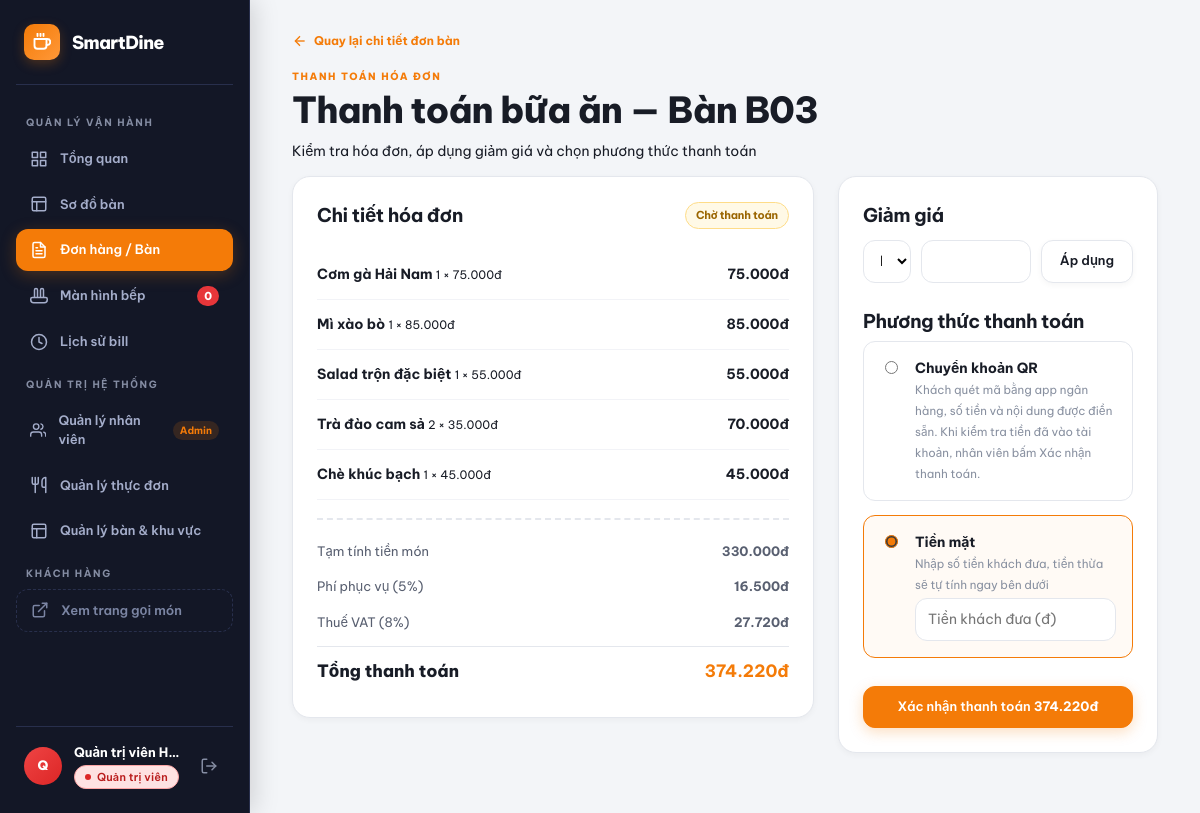
The app's page /index.php?page=payment&table=B03 (signed in) with its own data.
### tables this page shows
CREATE TABLE `order_items` (
  `id` int(11) NOT NULL AUTO_INCREMENT,
  `order_id` int(11) NOT NULL,
  `item_name` varchar(100) NOT NULL,
  `unit_price` int(11) NOT NULL,
  `qty` int(11) NOT NULL DEFAULT 1,
  `note` varchar(255) DEFAULT NULL,
  `status` enum('unsent','pending','cooking','done','served','cancelled') NOT NULL DEFAULT 'unsent',
  `sent_by` int(11) DEFAULT NULL,
  `sent_at` datetime DEFAULT NULL,
  `cancelled_at` datetime DEFAULT NULL,
  `created_at` datetime DEFAULT current_timestamp(),
  PRIMARY KEY (`id`),
  KEY `idx_items_order` (`order_id`),
  CONSTRAINT `fk_items_order` FOREIGN KEY (`order_id`) REFERENCES `orders` (`id`) ON DELETE CASCADE
);

### includes/http.php (called while the page is built, shortened)
<?php
function escapeHtml($value): string {
    return htmlspecialchars((string) $value, ENT_QUOTES, 'UTF-8');
}

### config/billing.php (called while the page is built)
<?php
return [
    'vat_rate'          => 0.08,
    'service_fee_rate'  => 0.05,
    'excluded_statuses' => ['cancelled'],
];

### includes/billing.php (called while the page is built, shortened)
<?php
function getBillingConfig(): array {
    static $config = null;
    if ($config === null) {
        $config = require __DIR__ . '/../config/billing.php';
    }
    return $config;
}
function calculateBill(array $items, array $discount = [], ?array $config = null): array {
    $config = $config ?? getBillingConfig();
    $lines    = buildBillLines($items, $config['excluded_statuses']);
    $subtotal = array_sum(array_column($lines, 'amount'));
    $discountType   = $discount['type'] ?? DISCOUNT_NONE;
    $discountValue  = (int) ($discount['value'] ?? 0);
    $discountAmount = calculateDiscountAmount($subtotal, $discountType, $discountValue);
    $afterDiscount = $subtotal - $discountAmount;
    $serviceFee    = roundMoney($afterDiscount * $config['service_fee_rate']);
    $taxable       = $afterDiscount + $serviceFee;
    $vat           = roundMoney($taxable * $config['vat_rate']);
    return [
        'lines'           => $lines,
        'subtotal'        => $subtotal,
        'discount_type'   => $discountType,
        'discount_value'  => $discountType === DISCOUNT_NONE ? 0 : $discountValue,
        'discount_amount' => $discountAmount,
        'service_fee'     => $serviceFee,
        'vat'             => $vat,
        'total'           => $taxable + $vat,
        'vat_rate'        => $config['vat_rate'],
        'service_rate'    => $config['service_fee_rate'],
    ];
}
function buildBillLines(array $items, array $excludedStatuses): array {
    $lines = [];
    foreach ($items as $item) {
        $price = (int) ($item['price'] ?? 0);
        $qty   = (int) ($item['qty'] ?? 0);
        $lines[] = [
            'name'   => (string) ($item['name'] ?? ''),
            'price'  => $price,
            'qty'    => $qty,
            'amount' => $price * $qty,
        ];
    }
    return $lines;
}
function calculateDiscountAmount(int $subtotal, string $type, int $value): int {
    switch ($type) {
        case DISCOUNT_NONE:
            return 0;
    }
}
function roundMoney(float $amount): int {
    return (int) round($amount, 0, PHP_ROUND_HALF_UP);
}
function formatMoney(int $amount): string {
    return number_format($amount, 0, ',', '.') . 'đ';
}

### includes/orders.php (called while the page is built, shortened)
<?php
require_once __DIR__ . '/billing.php';
require_once __DIR__ . '/http.php';
function normalizeTableCode(?string $tableCode): string {
    return preg_match('/^[A-Z]\d{2}$/', (string) $tableCode) ? $tableCode : 'B05';
}
function fetchTableItems(PDO $pdo, string $tableCode): array {
    $stmt = $pdo->prepare("
        SELECT i.`id`, i.`item_name` AS `name`, i.`unit_price` AS `price`, i.`qty`, i.`note`, i.`status`, i.`sent_at`
        FROM `order_items` i
        JOIN `orders` o ON o.`id` = i.`order_id`
        WHERE o.`table_code` = ? AND o.`status` = 'open'
        ORDER BY i.`id`
    ");
    $stmt->execute([$tableCode]);
    return $stmt->fetchAll();
}
function formatInvoiceCode(int $orderId): string {
    return 'HD' . str_pad((string) $orderId, 6, '0', STR_PAD_LEFT);
}

### includes/checkout.php (called while the page is built, shortened)
<?php
require_once __DIR__ . '/orders.php';
function findCheckoutBlockers(array $items): array {
    $blockers = [];
    return $blockers;
}
function fetchOpenOrderId(PDO $pdo, string $tableCode): ?int {
    $stmt = $pdo->prepare("SELECT `id` FROM `orders` WHERE `table_code` = ? AND `status` = 'open' ORDER BY `id` DESC LIMIT 1");
    $stmt->execute([$tableCode]);
    $orderId = $stmt->fetchColumn();
    return $orderId === false ? null : (int) $orderId;
}

### config/restaurant.php (called while the page is built)
<?php
return [
    'name'       => 'SMARTDINE RESTAURANT',
    'address'    => '123 Nguyễn Huệ, Quận 1, TP. Hồ Chí Minh',
    'phone'      => '0900 000 000',
    'payment_qr' => 'assets/images/payment-qr.svg',
    'bank'       => [
        'bin'          => '970422',
        'name'         => 'MB Bank',
        'account_no'   => '0000000000',
        'account_name' => 'NGUYEN VAN A',
    ],
];

### includes/restaurant.php (called while the page is built)
<?php
function getRestaurantInfo(): array {
    return require __DIR__ . '/../config/restaurant.php';
}

### includes/vietqr.php (called while the page is built, shortened)
<?php
require_once __DIR__ . '/orders.php';
require_once __DIR__ . '/restaurant.php';
function formatTransferContent(int $orderId, string $tableCode): string {
    return formatInvoiceCode($orderId) . ' Ban ' . $tableCode;
}
function emvField(string $id, string $value): string {
    return $id . str_pad((string) strlen($value), 2, '0', STR_PAD_LEFT) . $value;
}
function crc16Ccitt(string $data): string {
    $crc = 0xFFFF;
    for ($i = 0, $length = strlen($data); $i < $length; $i++) {
        $crc ^= ord($data[$i]) << 8;
        for ($bit = 0; $bit < 8; $bit++) {
            $crc = ($crc & 0x8000) ? (($crc << 1) ^ 0x1021) : ($crc << 1);
            $crc &= 0xFFFF;
        }
    }
    return strtoupper(str_pad(dechex($crc), 4, '0', STR_PAD_LEFT));
}
function buildVietQrPayload(string $bankBin, string $accountNo, int $amount, string $content): string {
    $content  = substr(preg_replace('/[^A-Za-z0-9 ]/', '', $content), 0, 25);
    $merchant = emvField('00', 'A000000727')
        . emvField('01', emvField('00', $bankBin) . emvField('01', $accountNo))
        . emvField('02', 'QRIBFTTA');
    $payload = emvField('00', '01')
        . emvField('01', '12')
        . emvField('38', $merchant)
        . emvField('53', '704')
        . emvField('54', (string) $amount)
        . emvField('58', 'VN')
        . emvField('62', emvField('08', $content));
    $payload .= '6304';
    return $payload . crc16Ccitt($payload);
}
function buildInvoiceQrPayload(?int $orderId, string $tableCode, int $amount): string {
    $bank = getRestaurantInfo()['bank'];
    return buildVietQrPayload($bank['bin'], $bank['account_no'], $amount, formatTransferContent($orderId, $tableCode));
}

### pages/payment.php (the view, shortened to what this page needs)
<?php
require_once __DIR__ . '/../includes/bill-summary.php';
require_once __DIR__ . '/../includes/checkout.php';
require_once __DIR__ . '/../includes/receipt.php';
require_once __DIR__ . '/../includes/vietqr.php';
$tableCode  = normalizeTableCode($_GET['table'] ?? null);
$paymentUrl = 'index.php?page=payment&table=' . $tableCode;
$isPost        = $_SERVER['REQUEST_METHOD'] === 'POST';
$discountType  = $isPost ? ($_POST['discount_type'] ?? DISCOUNT_NONE) : DISCOUNT_NONE;
$discountValue = $isPost ? (int) ($_POST['discount_value'] ?? 0) : 0;
$method        = $isPost && isset(PAYMENT_METHODS[$_POST['pay'] ?? '']) ? $_POST['pay'] : 'cash';
$cashReceived  = $isPost ? (int) ($_POST['cash_received'] ?? 0) : 0;
$items    = [];
$invoice  = null;
$blockers = [];
$orderId  = null;
try {
    $pdo = getOrdersDb();
    if ($invoice === null) {
        $items    = fetchTableItems($pdo, $tableCode);
        $blockers = findCheckoutBlockers($items);
        $orderId  = fetchOpenOrderId($pdo, $tableCode);
    }
} catch (RuntimeException | PDOException $e) {
    error_log('payment page: ' . $e->getMessage());
    $error = 'Không xử lý được thanh toán, vui lòng thử lại.';
}
$isPaid = $invoice !== null;
if ($isPaid) {
    $bill         = $invoice['bill'];
    $method       = $invoice['method'];
    $cashReceived = $invoice['cash_received'];
    $change       = $invoice['change'];
} else {
    try {
        $bill = calculateBill($items, ['type' => $discountType, 'value' => $discountValue]);
    } catch (InvalidArgumentException $e) {
        $error         = $e->getMessage();
        $discountType  = DISCOUNT_NONE;
        $discountValue = 0;
        $bill          = calculateBill($items);
    }
    $change = 0;
}
$qrPayload = $isPaid ? '' : buildInvoiceQrPayload($orderId, $tableCode, $bill['total']);
?>
<section class="page-heading">
  <div class="back-nav-row">
    <a class="back-link no-print" href="index.php?page=table-order&table=<?= escapeHtml($tableCode) ?>">
      <svg width="16" height="16" viewBox="0 0 24 24" fill="none" stroke="currentColor" stroke-width="2"><line x1="19" y1="12" x2="5" y2="12"></line><polyline points="12 19 5 12 12 5"></polyline></svg>
      <span>Quay lại chi tiết đơn bàn</span>
    </a>
  </div>
  <span class="eyebrow">THANH TOÁN HÓA ĐƠN</span>
  <h1>Thanh toán bữa ăn — Bàn <?= escapeHtml($tableCode) ?></h1>
  <p>Kiểm tra hóa đơn, áp dụng giảm giá và chọn phương thức thanh toán</p>
</section>
<?php if (empty($bill['lines'])): ?>
  <section class="panel empty-state">
    <h3>Bàn <?= escapeHtml($tableCode) ?> chưa có món nào để thanh toán</h3>
    <a class="btn" href="index.php?page=staff">Về sơ đồ bàn</a>
  </section>
<?php else: ?>
<div class="two-col payment-layout">
  <section class="panel">
    <div class="panel-title">
      <h2>Chi tiết hóa đơn</h2>
      <?php if ($isPaid): ?>
        <span class="status status-ready">Đã thanh toán</span>
      <?php else: ?>
        <span class="status status-pending">Chờ thanh toán</span>
      <?php endif; ?>
    </div>
    <div class="bill-line-items">
      <?php foreach ($bill['lines'] as $line): ?>
        <div class="line-item">
          <div>
            <b><?= escapeHtml($line['name']) ?></b>
            <small><?= escapeHtml($line['qty']) ?> × <?= formatMoney($line['price']) ?></small>
          </div>
          <b><?= formatMoney($line['amount']) ?></b>
        </div>
      <?php endforeach; ?>
    </div>
    <div class="bill-summary-box" id="bill-summary">
      <?= renderBillSummary($bill) ?>
    </div>
  </section>
  <?php if ($isPaid): ?>
    <section class="panel payment-success">
      <h2>Thanh toán thành công</h2>
      <p class="muted">Mã hóa đơn <b><?= escapeHtml($invoice['code']) ?></b> · <?= escapeHtml($invoice['paid_at']) ?> · Thu ngân: <?= escapeHtml($invoice['cashier']) ?></p>
      <p class="muted">Phương thức: <?= escapeHtml(PAYMENT_METHODS[$method]) ?></p>
      <div class="summary-row"><span>Đã thanh toán</span><b><?= formatMoney($bill['total']) ?></b></div>
      <?php if ($method === 'cash'): ?>
        <div class="summary-row"><span>Khách đưa</span><b><?= formatMoney($cashReceived) ?></b></div>
        <div class="summary-row total"><span>Tiền thừa trả khách</span><b><?= formatMoney($change) ?></b></div>
      <?php endif; ?>
      <button class="btn btn-outline btn-block no-print" type="button" data-print-invoice>In hóa đơn</button>
      <a class="btn btn-block no-print" href="index.php?page=staff">Về sơ đồ bàn</a>
    </section>
  <?php else: ?>
    <form class="panel payment-methods-panel" method="post" action="<?= escapeHtml($paymentUrl) ?>"
          data-payment-form data-total="<?= (int) $bill['total'] ?>" data-table="<?= escapeHtml($tableCode) ?>" data-calculate-url="api/payment-calculate.php"
          data-qr-payload="<?= escapeHtml($qrPayload) ?>">
      <h2>Giảm giá</h2>
      <div class="discount-row">
        <select name="discount_type" aria-label="Loại giảm giá">
          <option value="<?= DISCOUNT_NONE ?>" <?= $discountType === DISCOUNT_NONE ? 'selected' : '' ?>>Không giảm giá</option>
        </select>
        <input type="number" name="discount_value" min="0" step="1" value="<?= $discountValue > 0 ? escapeHtml($discountValue) : '' ?>" aria-label="Giá trị giảm">
        <button class="btn btn-outline" type="button" data-apply-discount>Áp dụng</button>
      </div>
      <h2>Phương thức thanh toán</h2>
      <label class="payment-option">
        <input type="radio" name="pay" value="qr" <?= $method === 'qr' ? 'checked' : '' ?>>
        <div class="pay-content">
          <div class="pay-title-row"><b>Chuyển khoản QR</b></div>
          <small class="muted">Khách quét mã bằng app ngân hàng, số tiền và nội dung được điền sẵn. Khi kiểm tra tiền đã vào tài khoản, nhân viên bấm Xác nhận thanh toán.</small>
        </div>
      </label>
      <label class="payment-option">
        <input type="radio" name="pay" value="cash" <?= $method === 'cash' ? 'checked' : '' ?>>
        <div class="pay-content">
          <div class="pay-title-row"><b>Tiền mặt</b></div>
          <small class="muted">Nhập số tiền khách đưa, tiền thừa sẽ tự tính ngay bên dưới</small>
          <div class="pay-detail">
            <input class="cash-input" type="number" name="cash_received" min="0" step="1"
                   value="<?= $cashReceived > 0 ? escapeHtml($cashReceived) : '' ?>" placeholder="Tiền khách đưa (đ)" aria-label="Tiền khách đưa">
          </div>
        </div>
      </label>
      <button class="btn btn-block btn-pay-now" type="submit" name="action" value="pay"<?= $blockers !== [] ? ' disabled' : '' ?> data-pay-button>
        <span>Xác nhận thanh toán <b data-bill-total><?= formatMoney($bill['total']) ?></b></span>
      </button>
    </form>
  <?php endif; ?>
</div>
<?php endif; ?>

### records on screen
order_items: item_name "Cơm gà Hải Nam", qty "1", unit_price "75.000đ"
order_items: item_name "Mì xào bò", qty "1", unit_price "85.000đ"
order_items: item_name "Salad trộn đặc biệt", qty "1", unit_price "55.000đ"
order_items: item_name "Trà đào cam sả", qty "2", unit_price "35.000đ", amount "70.000đ"
order_items: item_name "Chè khúc bạch", qty "1", unit_price "45.000đ"

### other values on screen
$kitchenOpenCount "0"
$userInitial "Q"
$user['fullname'] ?: $user['username'] "Quản trị viên H…"
escapeHtml($tableCode) "B03"
formatMoney($bill['subtotal']) "330.000đ"
escapeHtml($servicePercent) "5"
formatMoney($bill['service_fee']) "16.500đ"
escapeHtml($vatPercent) "8"
formatMoney($bill['vat']) "27.720đ"
escapeHtml($totalLabel) "Tổng thanh toán"
formatMoney($bill['total']) "374.220đ"
